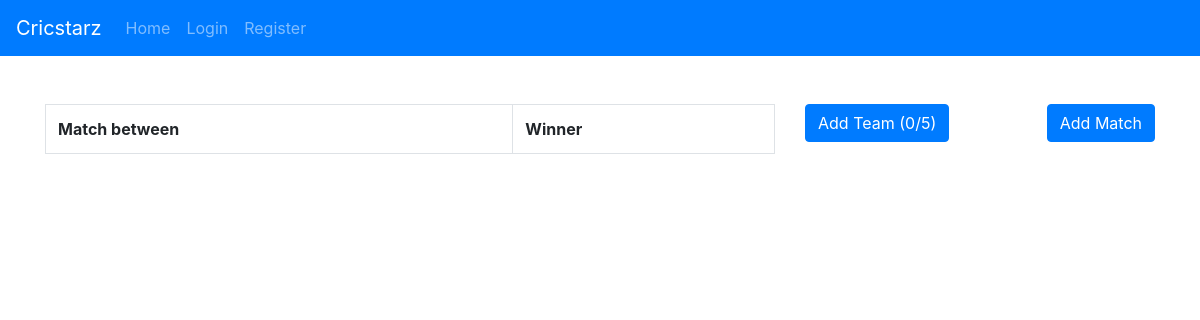
The app's page /tournaments/view/3/, older data.
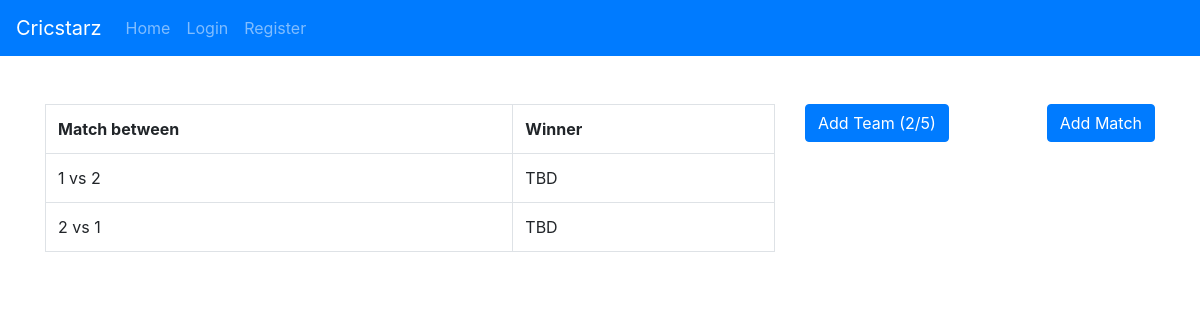
The same page, newer data.
### tournament/models.py (models this page shows, shortened)
class Tournament(models.Model):
    name = models.CharField(max_length=128, unique=True, validators=[MinLengthValidator(2,'Minimum 2 Characters required')])
    no_of_overs = models.IntegerField()
    no_of_teams = models.IntegerField()
    no_of_players = models.IntegerField("No. of players per team", default=0)
    user = models.ForeignKey(User, on_delete=models.CASCADE)
    start_date_time = models.DateTimeField(verbose_name="Start Date and Time")
    end_date_time = models.DateTimeField(verbose_name="End Date and Time")
    venue = models.CharField(max_length=128)

### matchs/models.py (models this page shows, shortened)
class Match(models.Model):
    team1 = models.ForeignKey(Team, on_delete=models.PROTECT, related_name="team1")
    team2 = models.ForeignKey(Team, on_delete=models.PROTECT, related_name="team2")
    tournament = models.ForeignKey(Tournament, on_delete=models.PROTECT)
    winner = models.ForeignKey(Team, on_delete=models.PROTECT, related_name="winner", null=True)

### teams/models.py (models this page shows, shortened)
class Team(models.Model):
    name = models.CharField("Team Name", max_length=128)
    runs = models.IntegerField(verbose_name="Total Runs Scored by Team", default=0)
    fours = models.IntegerField(verbose_name="Total Fours by Team", default=0)
    sixes = models.IntegerField(verbose_name="Total Sixes by Team", default=0)
    wides = models.IntegerField(verbose_name="Total Wides Thrown by Team", default=0)
    noballs = models.IntegerField(verbose_name="Total No Balls by Team", default=0)
    matcheswon = models.IntegerField(verbose_name="Total Matches Won by Team", default=0)
    tournament = models.ForeignKey(Tournament, on_delete=models.CASCADE)

### tournament/views.py (the view)
# urls.py: path('view/<int:pk>/', views.TournamentDetailView.as_view(), name='detail'),
class TournamentDetailView(DetailView):
    model = Tournament
    template_name = "tournament/tournament_view.html"
    def get_context_data(self, **kwargs):
        context = super().get_context_data(**kwargs)
        context['match_list'] = Match.objects.filter(tournament=kwargs.get('object'))
        context['teamscount'] = Team.objects.filter(tournament=kwargs.get('object')).count()
        context['playercount'] = Player.objects.filter(tournament=kwargs.get('object')).count()
        return context

### tournament/templates/tournament/tournament_view.html (shortened to what this page needs)
{% extends 'menu.html' %}
{% block content %}
    <div class="row">
        <div class="col-8">
            <table class="table table-bordered table-hover">
            <tr>
                <th scope="col">Match between</th>
                <th scope="col">Winner</th>
            </tr>
            {% for match in match_list %}
                <tr>
                    <td>
                        {{ match.team1.name }} vs {{ match.team2.name }}
                    </td>
                    <td>
                        {% if match.winner and match.winner == match.team1 or match.winner == match.team1 %}
                            {{ match.winner.name }}
                        {% else %}
                            TBD
                        {% endif %}
                    </td>
                </tr>
            {% endfor %}
            </table>
        </div>
        <div class="col-4">
            {% if teamscount < tournament.no_of_teams %}
                <button class="btn btn-primary" onclick="window.location.href='{% url 'teams:addteam' tournament.id %}'">Add Team ({{ teamscount }}/{{ tournament.no_of_teams }})</button>
            {% endif %}
                <button class="btn btn-primary" style="float: right;" onclick="window.location.href='{% url 'match:addmatch' tournament.id %}'">Add Match</button>
        </div>
    </div>
{% endblock content %}

### home/templates/menu.html (shortened to what this page needs)
{% extends 'base.html' %} {% block navbar %}
<header class="site-header">
  <nav class="navbar sticky-top navbar-expand-lg navbar-dark bg-primary">
    <a class="navbar-brand" href="{% url 'home' %}">Cricstarz</a>
    <div class="collapse navbar-collapse" id="navbarSupportedContent">
      <ul class="navbar-nav mr-auto justify-content-end">
        <li class="nav-item">
          <a class="nav-link" href="{% url 'home' %}">Home</a>
        </li>
        {% if user.is_authenticated %}
        <li class="nav-item">
          <a class="nav-link" href="{% url 'tournaments:all' %}">Tournaments</a>
        </li>
        <li class="nav-item">
          <a class="nav-link" href="{% url 'tournaments:create' %}">Create Tournament</a>
        </li>
        <li class="nav-item">
          <a class="nav-link" href="{% url 'logout' %}">Logout</a>
        </li>
        {% else %}
        <li class="nav-item">
          <a class="nav-link" href="{% url 'login' %}">Login</a>
        </li>
        <li class="nav-item">
          <a class="nav-link" href="{% url 'register' %}">Register</a>
        </li>
        {% endif %}
      </ul>
    </div>
  </nav>
  <br /><br />
</header>
{% endblock navbar %}

### home/templates/base.html (shortened to what this page needs)
{% load static %}
{% load crispy_forms_tags %}
<!DOCTYPE html>
<html lang=en>
	<head>
		<link rel="stylesheet" href="https://stackpath.bootstrapcdn.com/bootstrap/4.5.2/css/bootstrap.min.css">
	</head>
	<body>
		{% block navbar %}{% endblock navbar %}
		<div class="container">
			{% block content %}{% endblock content %}
		</div>
		<footer class="footer" style="height: 20px;"></footer>
	</body>
</head>

Row changes from the older to the newer data that the page shows:
added Match: team1.name "1", team2.name "2", shows "TBD"
added Match: team1.name "2", team2.name "1", shows "TBD"
Text that changed along with them:
{{ teamscount }}: "0" → "2"
